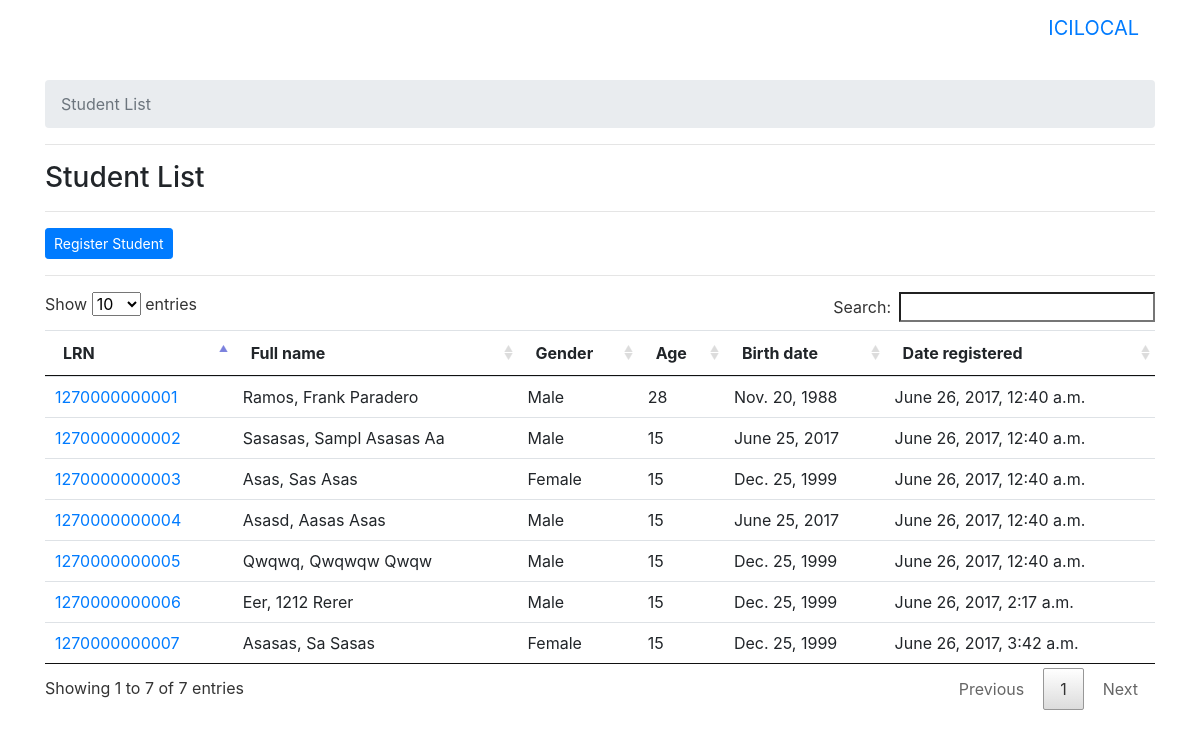
The page /student/ on the database its author committed.
### students/models.py (models this page shows, shortened)
class Student(models.Model):
	lrn=models.CharField(max_length=15, unique=True)
	fname=models.CharField(max_length=60, verbose_name="first name")
	lname=models.CharField(max_length=60, verbose_name="last name")
	mname=models.CharField(max_length=60, blank=True, verbose_name="middle name")
	ename=models.CharField(max_length=5, blank=True, verbose_name="extension name")
	gender=models.ForeignKey(Gender, on_delete=models.CASCADE, default=1)
	birth_date=models.DateField(help_text="Date format yyyy-mm-dd, e.g 2000-01-20.")
	age=models.IntegerField(default=15, help_text="Age as of first friday of June.")
	mother_tongue=models.CharField(max_length=60, default="bisaya")
	IP=models.CharField(max_length=60, help_text="Ethnic group", default="higaonon")
	religion=models.CharField(max_length=60, default="roman catholic")
	address=models.TextField(default="--student address--", help_text="Format, house#/Street/Sitio/Purok, Barangay, Municipality/City, Province")
	father_name=models.CharField(max_length=120, help_text="Format: (Last Name, First Name, Middle Name)", default="--father's name of student--", verbose_name="father's name")
	mother_name=models.CharField(max_length=120, help_text="Format: (Last Name, First Name, Middle Name)", default="--mother's name of student--", verbose_name="mother's name")
	guardian_name=models.CharField(max_length=160, default="name of student guardian", help_text="Full name of guardian", blank=True, verbose_name="guardian's name")
	relationship=models.CharField(max_length=120, default="--guardian relationship student--", blank=True)
	contact=models.CharField(max_length=13, default="--contact number--", help_text=" contact number of parents or guardian", blank=True)
	remarks=models.CharField(max_length=60, default="", help_text="")
	date_registered=models.DateTimeField(auto_now=False, auto_now_add=True)
	date_updated=models.DateTimeField(auto_now=True, auto_now_add=False)
	def full_name(self):
		fullname="%s, %s %s %s"%(self.lname, self.fname, self.mname, self.ename)
		return fullname

class Gender(models.Model):
	gender=models.CharField(max_length=6, default="male")

### students/views.py (the view)
def studentList(request):
	student_list = Student.objects.all().order_by("-date_registered", "-date_updated")
	context = {
		"title": "student list",
		"studentlist": student_list,
	}
	return render(request, "students/student_list.html", context)

### templates/students/student_list.html
{% extends "base.html" %}
{% block breadcrumb %}
<ol class="breadcrumb">
  <li class="breadcrumb-item active">{{title|title}}</li>
</ol>
<hr>
{% endblock %}
{% block content %}
<h3>{{title|title}}</h3>
<hr>
<a href="{% url 'student:add' %}" class="btn btn-primary btn-sm" type="button">Register Student</a>
<hr>
<table id="myList" class="table table-hover">
    <thead>
        <tr>
        	<th>LRN</th>
            <th>Full name</th>
            <th>Gender</th>
            <th>Age</th>
            <th>Birth date</th>
            <th>Date registered</th>
        </tr>
    </thead>
    <tbody>
    	{% for list in studentlist %}
        <tr>
            <td><a href="{% url 'student:detail' list.id %}">{{list.lrn}}</a></td>
            <td>{{list.full_name|title}}</td>
            <td>{{list.gender.gender|title}}</td>
            <td>{{list.age}}</td>
            <td>{{list.birth_date}}</td>
            <td>{{list.date_registered}}</td>
        </tr>
        {% endfor %}
    </tbody>
</table>
{% endblock %}

### rows shown on the page
Student: lrn "1270000000007", full_name "Asasas, Sa Sasas", gender.gender "Female", age "15", birth_date "Dec. 25, 1999", date_registered "June 26, 2017, 3:42 a.m."
Student: lrn "1270000000006", full_name "Eer, 1212 Rerer", gender.gender "Male", age "15", birth_date "Dec. 25, 1999", date_registered "June 26, 2017, 2:17 a.m."
Student: lrn "1270000000005", full_name "Qwqwq, Qwqwqw Qwqw", gender.gender "Male", age "15", birth_date "Dec. 25, 1999", date_registered "June 26, 2017, 12:40 a.m."
Student: lrn "1270000000001", full_name "Ramos, Frank Paradero", gender.gender "Male", age "28", birth_date "Nov. 20, 1988", date_registered "June 26, 2017, 12:40 a.m."
Student: lrn "1270000000002", full_name "Sasasas, Sampl Asasas Aa", gender.gender "Male", age "15", birth_date "June 25, 2017", date_registered "June 26, 2017, 12:40 a.m."
Student: lrn "1270000000003", full_name "Asas, Sas Asas", gender.gender "Female", age "15", birth_date "Dec. 25, 1999", date_registered "June 26, 2017, 12:40 a.m."
Student: lrn "1270000000004", full_name "Asasd, Aasas Asas", gender.gender "Male", age "15", birth_date "June 25, 2017", date_registered "June 26, 2017, 12:40 a.m."

### other values the page prints
{{ title|title }} "Student List"
